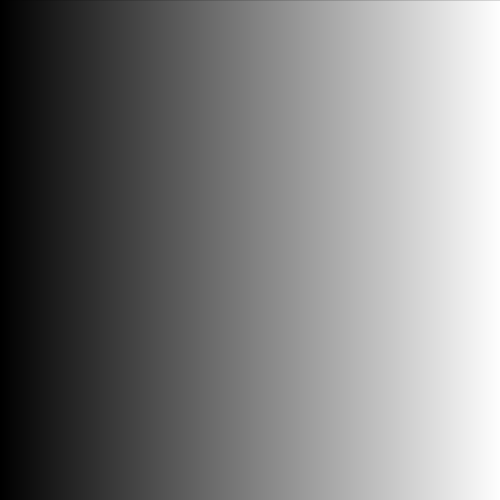
Frame 1 (no input)
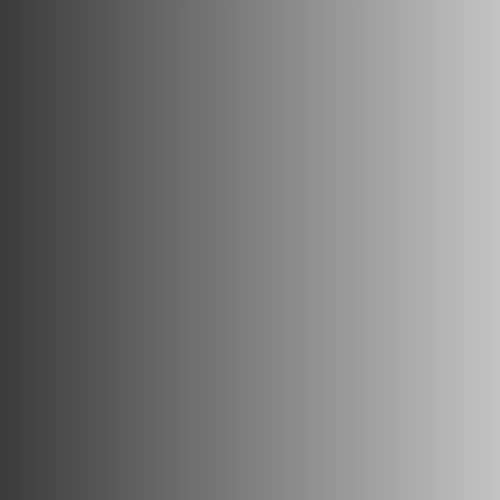
Frame 60 (the mouse pressed at the canvas centre just before this capture)
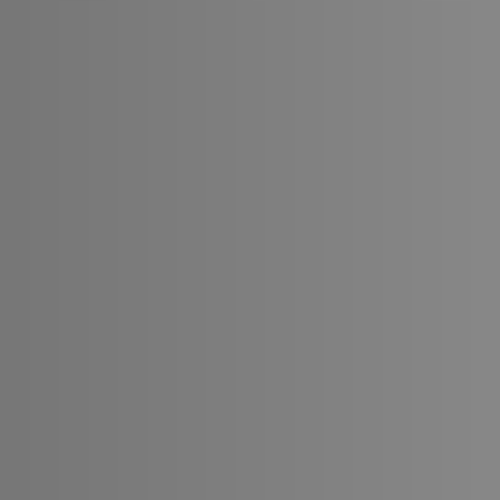
Frame 120 (the mouse held since frame 60 and released just before this capture)

The Processing sketch that drew these frames (run headless with seeded random() and noise(); from frame 60 on, the mouse is pressed at the canvas centre):

// Processing sketch: ACM_03
// ── ACM_03.pde
/**
 * ACM 03
 * Eduardo Morais 2012
 * para Processing 2.0
 *
 * Desenha um gradiente cinza e anima-o em loop.
 *
 */
 
// valores de início e fim do gradiente (luma 0-255):  
int valor1 = 0;
int valor2 = 255;
// velocidade da animação (incremento a somar/subtrair aos valores anteriores a cada draw()):
int incremento = 1;

// SETUP
void setup() {
  size(500,500);
  background(0);
  frameRate(25);
}

// DRAW
void draw() {
  // chama a função que desenha o gradiente (definida abaixo):
  degrade(valor1, valor2);
  
  // actualiza os valores a usar na função no próximo draw:
  valor1 = valor1 + incremento;
  valor2 = valor2 - incremento;
  
  // inverte o sentido da variação se se atingir o valor máximo:
  if (valor1 == 255) {
   incremento = -1; 
  }
  
  // inverte o sentido da variação se se atingir o valor mínimo:
  if (valor1 == 0) {
   incremento = 1;
  }
}

/**
 *  Função para desenhar um gradiente cinza.
 *
 *  Argumentos:
 *  inicio: valor inicial do gradiente;
 *  fim: valor final do gradiente.
 *  
 */
void degrade(int inicio, int fim) {
  
  // numero da linha a desenhar. 
  // vamos incrementá-lo de modo a desenhar o gradiente linha a linha:
  int linha = 0;
  
  // ciclo - enquanto o numero da linha for menor que a largura do ecrã:
  while (linha < width) {
    
    // define a cor da linha através de uma regra de três -
    // sendo que a linha está entre 0 e a largura, a que cor corresponde entre a de inicio e a de fim?
    int cor = int(map(linha, 0, width, inicio, fim));
    
    // define o traço da cor obtida e desenha uma linha vertical:
    stroke(cor);
    line(linha, 0, linha, height);
    
    // avancemos para a linha seguinte (senão ficamos com um loop infinito!):
    linha++; // linha = linha + 1;
  }
  
}
